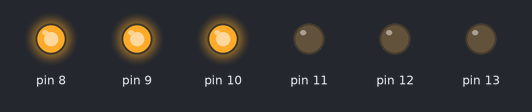
Bench run of a sketch on a simulated Arduino Uno, built with avr-gcc and run on an emulated ATmega328P. On the bench: output pins drawn as LEDs (lit = HIGH).

Above: at 0.1 s.
Timing chart, 0 to 1.6 s (numbered marks = the images above):
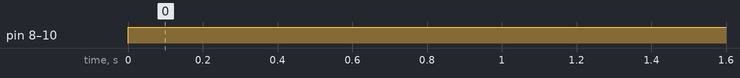

Measured:
- by itself, pin 8–10: LOW → HIGH at 0.00 s

The sketch:

modul2_arduino_4211501002.ino
```cpp
void setup() {
  pinMode(8, OUTPUT);
  pinMode(9, OUTPUT);
  pinMode(10, OUTPUT);
  pinMode(11, 1);
  pinMode(12, 1);
  pinMode(13, 1);
}

void loop() {
  digitalWrite(8, 1);
  digitalWrite(9, 1);
  digitalWrite(10, 1);
  digitalWrite(11, 0);
  digitalWrite(12, 0);
  digitalWrite(13, 0);
}
```
